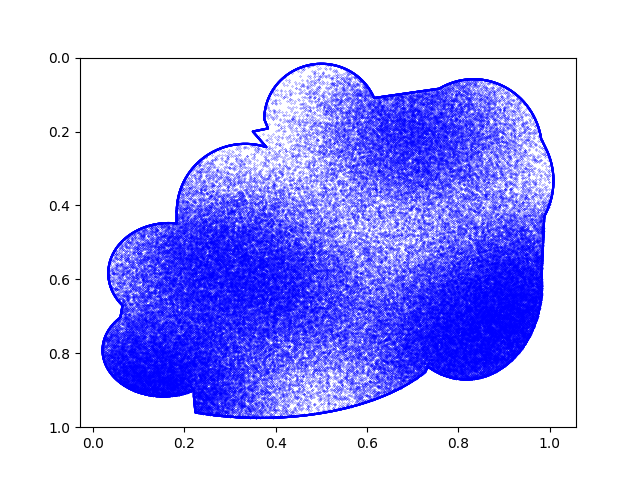

Reproduce this figure in Python.
import numpy as np
import matplotlib.pyplot as plt
from scipy import interpolate
import shapely.geometry as geom 
import h5py
import random

left, right, down, up = 0, 1, 0, 1


class ParticlesGenerator:

    def __init__(self, N, x0=0, y0=0, intensity=[5, 5]):
        self.N = N
        self.x0 = x0
        self.y0 = y0
        self.intensity = intensity

        t = np.linspace(np.pi, np.pi/2.5, 100)
        x1 = -250 + 180 * np.cos(t)
        y1 = -150 - 220 * np.sin(t)
        x2 = -230
        y2 = -410

        x = np.append(x1, x2)
        y = np.append(y1, y2)

        x1 = -190
        y1 = -420

        x = np.append(x, x1)
        y = np.append(y, y1)

        t = np.linspace(np.pi, np.pi/8, 100)
        x1 = -50 + 150 * np.cos(t)
        y1 = -450 - 180 * np.sin(t)

        x = np.append(x, x1)
        y = np.append(y, y1)

        t = np.linspace(np.pi*2/3, np.pi/20, 100)
        x1 =  350 + 180 * np.cos(t)
        y1 = -350 - 230 * np.sin(t)

        x = np.append(x, x1)
        y = np.append(y, y1)

        t = np.linspace(np.pi/6, -np.pi/6, 100)
        x1 = 380 + 180 * np.cos(t)
        y1 = -250 - 230 * np.sin(t)

        x = np.append(x, x1)
        y = np.append(y, y1)

        t = np.linspace(np.pi/30, -np.pi*2/3, 100)
        x1 = 330 + 200 * np.cos(t)
        y1 = 85 - 310 * np.sin(t)

        x = np.append(x, x1)
        y = np.append(y, y1)

        t = np.linspace(-np.pi/6, -np.pi*11/18, 100)
        x1 = -210 + 500 * np.cos(t)
        y1 = 220 - 300 * np.sin(t)

        x = np.append(x, x1)
        y = np.append(y, y1)

        x1 = -385
        y1 = 450

        x = np.append(x, x1)
        y = np.append(y, y1)

        t = np.linspace(-np.pi/3, -np.pi*5/4, 100)
        x1 = -465 + 160 * np.cos(t)
        y1 = 300 - 150 * np.sin(t)

        x = np.append(x, x1)
        y = np.append(y, y1)

        t = np.linspace(-np.pi*7/9, -np.pi*277/180, 100)
        x1 = -450 + 160 * np.cos(t)
        y1 = 50 - 163 * np.sin(t)

        x = np.append(x, x1)
        y = np.append(y, y1)

        x1 = -430
        y1 = -150

        x = np.append(x, x1)/1200 + 650/1200
        y = np.append(y, y1)/1200 + 650/1200

        spline_coords, figure_spline_part = interpolate.splprep([x, y], s=0)
        spline_curve = interpolate.splev(figure_spline_part, spline_coords)

        curve_coords = []
        for i in range(len(spline_curve[0])):
            curve_coords.append([spline_curve[0][i], spline_curve[1][i]])
        
        plt.plot(x, y, 'b')
        plt.savefig('crab_true.png')

        self.polygon = geom.Polygon(curve_coords)

    def density(self, x, y):  
        return np.exp(- self.intensity[0] * (x - self.x0)**2 - self.intensity[1] * (y - self.y0)**2)

    def points_generator(self):

        i = 0
        while i < self.N:
            x = np.random.uniform(left, right)
            y = np.random.uniform(down, up)

            p = geom.Point(x, y)

            z = np.random.uniform(0.0, 1.0)
            if z <= self.density(x, y) and p.within(self.polygon):
                particle_coords.append([x, y])
                i += 1


particle_coords = []
rho = ParticlesGenerator(20000, 300/1200, 650/1200, [30, 30])
rho.points_generator()

rho = ParticlesGenerator(20000, 500/1200, 775/1200, [30, 30])
rho.points_generator()

rho = ParticlesGenerator(20000, 0.8, 0.8, [30, 30])
rho.points_generator()

rho = ParticlesGenerator(20000, 850/1200, 250/1200, [30, 30])
rho.points_generator()

rho = ParticlesGenerator(20000, 1140/1200, 780/1200, [30, 30])
rho.points_generator()

rho = ParticlesGenerator(20000, 150/1200, 1100/1200, [30, 30])
rho.points_generator()

x_array = np.array(particle_coords)[:, 0]
y_array = np.array(particle_coords)[:, 1]


plt.ylim(1, 0)
plt.plot(x_array, y_array, 'bo', ms=0.2)
plt.savefig("crab_false.png")